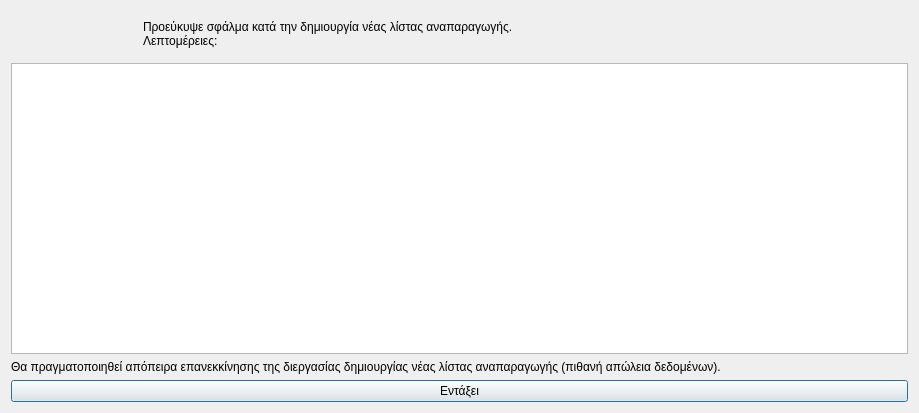
<?xml version="1.0" encoding="UTF-8"?>
<ui version="4.0">
 <class>Dialog</class>
 <widget class="QDialog" name="Dialog">
  <property name="geometry">
   <rect>
    <x>0</x>
    <y>0</y>
    <width>919</width>
    <height>413</height>
   </rect>
  </property>
  <property name="windowTitle">
   <string>Σφάλμα κατά την δημιουργία λίστας αναπαραγωγής</string>
  </property>
  <property name="windowIcon">
   <iconset resource="../../../icons.qrc">
    <normaloff>:/rest-windows/assets/images/rest-windows/information.png</normaloff>:/rest-windows/assets/images/rest-windows/information.png</iconset>
  </property>
  <layout class="QGridLayout" name="gridLayout">
   <item row="0" column="0">
    <widget class="QFrame" name="frame">
     <property name="styleSheet">
      <string notr="true">QFrame{border:0px;}</string>
     </property>
     <property name="frameShape">
      <enum>QFrame::StyledPanel</enum>
     </property>
     <property name="frameShadow">
      <enum>QFrame::Raised</enum>
     </property>
     <layout class="QHBoxLayout" name="horizontalLayout">
      <item>
       <widget class="QLabel" name="image_label">
        <property name="maximumSize">
         <size>
          <width>117</width>
          <height>117</height>
         </size>
        </property>
        <property name="text">
         <string/>
        </property>
        <property name="pixmap">
         <pixmap resource="../../../icons.qrc">:/rest-windows/assets/images/rest-windows/information.png</pixmap>
        </property>
        <property name="scaledContents">
         <bool>true</bool>
        </property>
       </widget>
      </item>
      <item>
       <widget class="QLabel" name="label">
        <property name="text">
         <string>Προεύκυψε σφάλμα κατά την δημιουργία νέας λίστας αναπαραγωγής.
Λεπτομέρειες:</string>
        </property>
        <property name="alignment">
         <set>Qt::AlignJustify|Qt::AlignVCenter</set>
        </property>
       </widget>
      </item>
     </layout>
    </widget>
   </item>
   <item row="3" column="0">
    <widget class="QPushButton" name="ok">
     <property name="text">
      <string>Εντάξει</string>
     </property>
     <property name="icon">
      <iconset resource="../../../icons.qrc">
       <normaloff>:/rest-windows/assets/images/rest-windows/ok.png</normaloff>:/rest-windows/assets/images/rest-windows/ok.png</iconset>
     </property>
    </widget>
   </item>
   <item row="1" column="0">
    <widget class="QPlainTextEdit" name="details"/>
   </item>
   <item row="2" column="0">
    <widget class="QLabel" name="label_2">
     <property name="text">
      <string>Θα πραγματοποιηθεί απόπειρα επανεκκίνησης της διεργασίας δημιουργίας νέας λίστας αναπαραγωγής (πιθανή απώλεια δεδομένων).</string>
     </property>
     <property name="alignment">
      <set>Qt::AlignJustify|Qt::AlignVCenter</set>
     </property>
    </widget>
   </item>
  </layout>
 </widget>
 <tabstops>
  <tabstop>details</tabstop>
  <tabstop>ok</tabstop>
 </tabstops>
 <resources>
  <include location="../../../icons.qrc"/>
  <include location="../../../icons.qrc"/>
 </resources>
 <connections/>
</ui>
